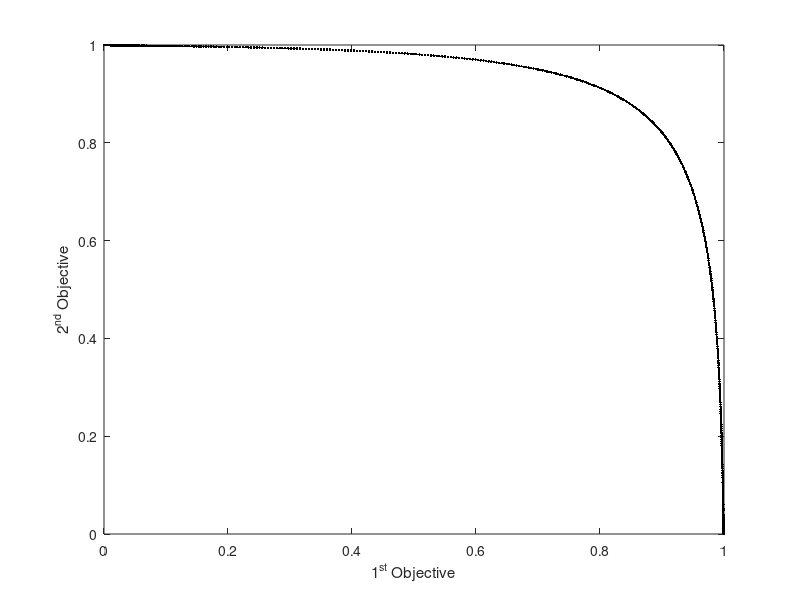

This figure's MATLAB source:
load('fonseca1.mat');
 
 plot(PF(:,1),PF(:,2),'k.');
 xlabel('1^{st} Objective');
  ylabel('2^{nd} Objective');
  
